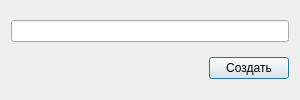
<?xml version="1.0" encoding="UTF-8"?>
<ui version="4.0">
 <class>edit_widget</class>
 <widget class="QDialog" name="edit_widget">
  <property name="geometry">
   <rect>
    <x>0</x>
    <y>0</y>
    <width>300</width>
    <height>100</height>
   </rect>
  </property>
  <property name="windowTitle">
   <string>Dialog</string>
  </property>
  <layout class="QGridLayout" name="gridLayout">
   <item row="1" column="1">
    <widget class="QPushButton" name="pb_ok">
     <property name="text">
      <string>Создать</string>
     </property>
    </widget>
   </item>
   <item row="1" column="0">
    <spacer name="horizontalSpacer">
     <property name="orientation">
      <enum>Qt::Orientation::Horizontal</enum>
     </property>
     <property name="sizeHint" stdset="0">
      <size>
       <width>40</width>
       <height>20</height>
      </size>
     </property>
    </spacer>
   </item>
   <item row="0" column="0" colspan="2">
    <widget class="QLineEdit" name="le_name"/>
   </item>
  </layout>
 </widget>
 <resources/>
 <connections/>
</ui>
